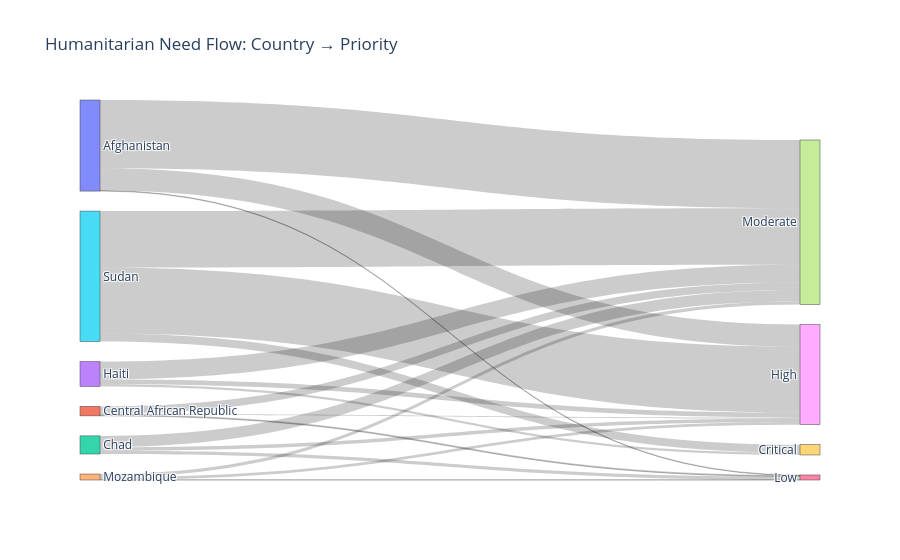

The code cell stored with this chart in its notebook:
### Code cell
master_df["Priority"] = pd.cut(
    master_df["Final Severity"],
    bins=[0,2,3,4,5],
    labels=[
        "Low",
        "Moderate",
        "High",
        "Critical"
    ]
)

df = (
    master_df
    .groupby(["Country","Priority"])["Final PiN"]
    .sum()
    .reset_index()
)

countries = list(df["Country"].unique())
priority = list(df["Priority"].astype(str).unique())

labels = countries + priority

mapping = {k:v for v,k in enumerate(labels)}

fig = go.Figure(go.Sankey(
    node=dict(
        pad=20,
        thickness=20,
        label=labels
    ),
    link=dict(
        source=df["Country"].map(mapping),
        target=df["Priority"].astype(str).map(mapping),
        value=df["Final PiN"]
    )
))

fig.update_layout(
    title="Humanitarian Need Flow: Country → Priority"
)

fig.show()

### Figure 1 — Plotly figure (JSON) as saved in the notebook; plotly's stock layout.template omitted (floating-point values rounded to 4 significant figures)
{"data": [{"link": {"source": [0, 0, 0, 0, 1, 1, 1, 1, 2, 2, 2, 2, 3, 3, 3, 3, 4, 4, 4, 4, 5, 5, 5, 5], "target": [6, 7, 8, 9, 6, 7, 8, 9, 6, 7, 8, 9, 6, 7, 8, 9, 6, 7, 8, 9, 6, 7, 8, 9], "value": [293800.0, 33570000.0, 10910000.0, 0.0, 488700.0, 3665000.0, 500800.0, 0.0, 1616000.0, 5552000.0, 1741000.0, 0.0, 0.0, 8770000.0, 2406000.0, 1045000.0, 75520.0, 1540000.0, 1328000.0, 0.0, 0.0, 27760000.0, 32370000.0, 4014000.0]}, "node": {"label": ["Afghanistan", "Central African Republic", "Chad", "Haiti", "Mozambique", "Sudan", "Low", "Moderate", "High", "Critical"], "pad": 20, "thickness": 20}, "type": "sankey"}], "layout": {"title": {"text": "Humanitarian Need Flow: Country → Priority"}}}
